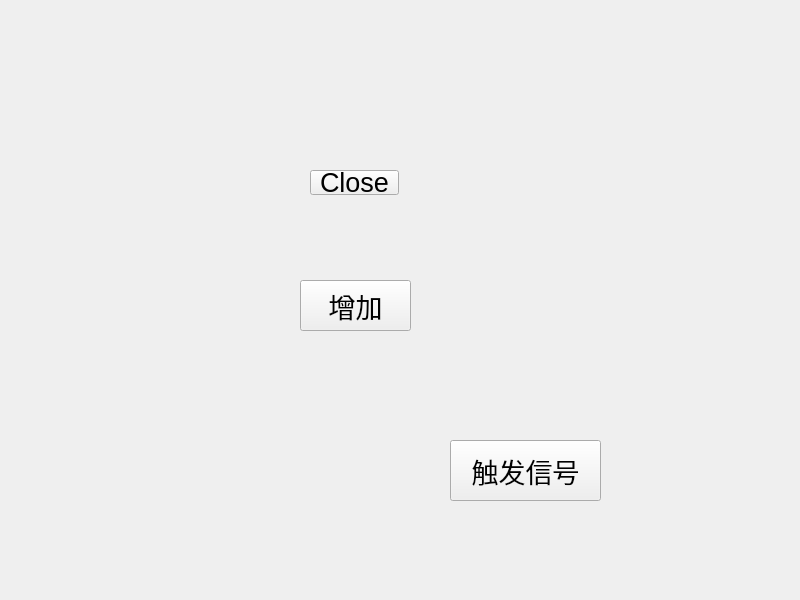
<?xml version="1.0" encoding="UTF-8"?>
<ui version="4.0">
 <class>Widget</class>
 <widget class="QWidget" name="Widget">
  <property name="geometry">
   <rect>
    <x>0</x>
    <y>0</y>
    <width>800</width>
    <height>600</height>
   </rect>
  </property>
  <property name="windowTitle">
   <string>Widget</string>
  </property>
  <widget class="QPushButton" name="pushButton">
   <property name="geometry">
    <rect>
     <x>310</x>
     <y>170</y>
     <width>89</width>
     <height>25</height>
    </rect>
   </property>
   <property name="font">
    <font>
     <pointsize>20</pointsize>
    </font>
   </property>
   <property name="text">
    <string>Close</string>
   </property>
  </widget>
  <widget class="QPushButton" name="pushButton_2">
   <property name="geometry">
    <rect>
     <x>300</x>
     <y>280</y>
     <width>111</width>
     <height>51</height>
    </rect>
   </property>
   <property name="font">
    <font>
     <pointsize>20</pointsize>
    </font>
   </property>
   <property name="text">
    <string>增加</string>
   </property>
  </widget>
  <widget class="QPushButton" name="pushButton_3">
   <property name="geometry">
    <rect>
     <x>450</x>
     <y>440</y>
     <width>151</width>
     <height>61</height>
    </rect>
   </property>
   <property name="font">
    <font>
     <pointsize>20</pointsize>
    </font>
   </property>
   <property name="text">
    <string>触发信号</string>
   </property>
  </widget>
 </widget>
 <resources/>
 <connections/>
</ui>
